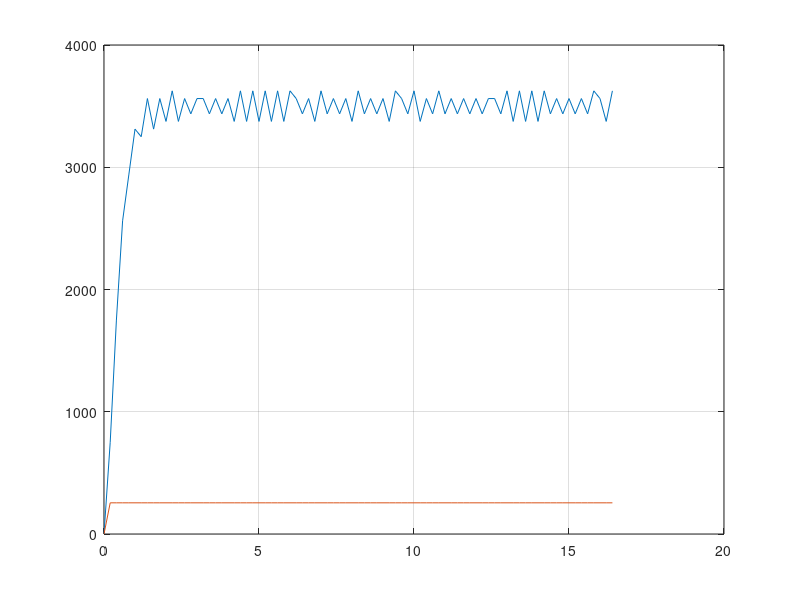

Reproduce this figure in MATLAB. (Note: this script raises an error after producing the figure.)
 clc;close all;clear all;
 

load('tout.mat')
load('velocidades.mat')
load('pwm.mat')

%velocidades es 0 hasta la fila 51, asi que para ajustar achico ambos vectores

v = velocidades(50:end);

%tout va en intervalos de 0.2 asi que genero un t acorde
t = 0:0.2:16.4;

%pwm
pwm = double(pwm);
p = double(pwm(50:end));

%veo si plotea bien
figure(1);
plot(t,v,t,p);
grid on;
hold on;

% Vamos al curve fitter
% %Copiado de la aplicacion de ajuste
% General model Exp2:
%      f(x) = a*exp(b*x) + c*exp(d*x)
% Coefficients (with 95% confidence bounds):
%        a =        3529  (3467, 3592)
%        b =  -0.0004964  (-0.002243, 0.00125)
%        c =       -3739  (-3944, -3533)
%        d =      -2.116  (-2.338, -1.893)
% 
% Goodness of fit:
%   SSE: 9.901e+05
%   R-square: 0.9583
%   Adjusted R-square: 0.9568
%   RMSE: 112
% 
% a = 3529; b = -0.0004964; c = -3739; d = -2.116;
% 
% g1 = a*exp(b*t); g2 = c*exp(d*t); g = g1+g2; plot(t,g) close all;

%ver el identification toolbox
s = tf('s');
G = 42.36/(s+3.08); %1 polo
G2 = 1058/((s+25.34)*(s+3)); %2 polos
G3 = (2.78*s+36.88)/(s+2.681); %1 zero, 1 polos
G4 = -(s*1936-4.567e4)/((s+1100)*(s+3));%1 zero, dos polos
%nota, G4 es inestable a lazo cerrado, pero muy justito, dividiendo por 2
%se hace estable pero no nos sirve del todo,
opt = stepDataOptions('StepAmplitude',255);

figure(2)
plot(t,v,'g');
hold on;
step(G,opt,10)
step(G2,opt,10)
step(G3,opt,10)
step(G4,opt,10)
grid on;
legend('Data Original','1Polo','2Polos','1Zero 1Polo','1Zero, 2Polos')

